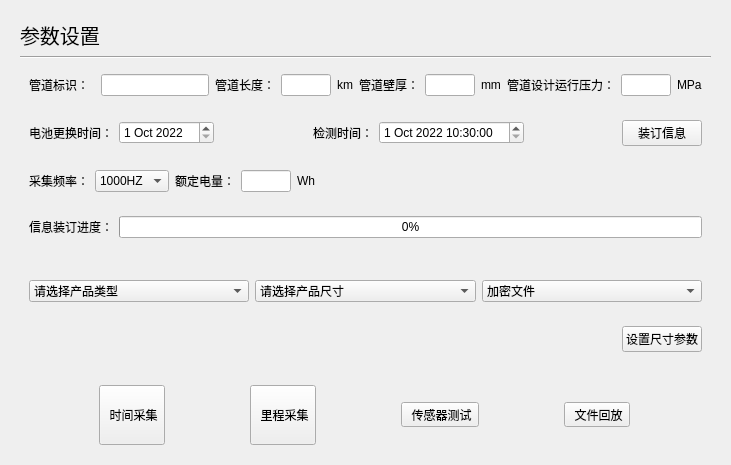
         <widget class="QWidget" name="ParameterConfigPage">
          <layout class="QVBoxLayout" name="verticalLayout_10">
           <item>
            <widget class="QWidget" name="widget_11" native="true">
             <layout class="QVBoxLayout" name="verticalLayout_8">
              <item>
               <widget class="QLabel" name="label_43">
                <property name="font">
                 <font>
                  <family>华文楷体</family>
                  <pointsize>-1</pointsize>
                  <italic>false</italic>
                  <bold>false</bold>
                 </font>
                </property>
                <property name="styleSheet">
                 <string notr="true">QLabel{font: 20px;}</string>
                </property>
                <property name="text">
                 <string>参数设置</string>
                </property>
               </widget>
              </item>
              <item>
               <widget class="Line" name="line_3">
                <property name="orientation">
                 <enum>Qt::Horizontal</enum>
                </property>
               </widget>
              </item>
              <item>
               <widget class="QWidget" name="widget_6" native="true">
                <layout class="QHBoxLayout" name="horizontalLayout_10">
                 <item>
                  <widget class="QLabel" name="label_31">
                   <property name="text">
                    <string>管道标识：</string>
                   </property>
                  </widget>
                 </item>
                 <item>
                  <widget class="QWidget" name="widget_10" native="true">
                   <widget class="QLabel" name="label_26">
                    <property name="geometry">
                     <rect>
                      <x>60</x>
                      <y>10</y>
                      <width>53</width>
                      <height>16</height>
                     </rect>
                    </property>
                    <property name="text">
                     <string>参数设置</string>
                    </property>
                   </widget>
                  </widget>
                 </item>
                 <item>
                  <widget class="QLineEdit" name="pipeLabelEdit">
                   <property name="maximumSize">
                    <size>
                     <width>120</width>
                     <height>16777215</height>
                    </size>
                   </property>
                  </widget>
                 </item>
                 <item>
                  <widget class="QLabel" name="label_32">
                   <property name="text">
                    <string>管道长度：</string>
                   </property>
                  </widget>
                 </item>
                 <item>
                  <widget class="QLineEdit" name="pipeLengthEdit">
                   <property name="maximumSize">
                    <size>
                     <width>50</width>
                     <height>16777215</height>
                    </size>
                   </property>
                  </widget>
                 </item>
                 <item>
                  <widget class="QLabel" name="label_33">
                   <property name="text">
                    <string>km</string>
                   </property>
                  </widget>
                 </item>
                 <item>
                  <widget class="QLabel" name="label_34">
                   <property name="text">
                    <string>管道壁厚：</string>
                   </property>
                  </widget>
                 </item>
                 <item>
                  <widget class="QLineEdit" name="pipeThicknessEdit">
                   <property name="maximumSize">
                    <size>
                     <width>50</width>
                     <height>16777215</height>
                    </size>
                   </property>
                  </widget>
                 </item>
                 <item>
                  <widget class="QLabel" name="label_35">
                   <property name="text">
                    <string>mm</string>
                   </property>
                  </widget>
                 </item>
                 <item>
                  <widget class="QLabel" name="label_36">
                   <property name="text">
                    <string>管道设计运行压力：</string>
                   </property>
                  </widget>
                 </item>
                 <item>
                  <widget class="QLineEdit" name="pressureEdit">
                   <property name="maximumSize">
                    <size>
                     <width>50</width>
                     <height>16777215</height>
                    </size>
                   </property>
                  </widget>
                 </item>
                 <item>
                  <widget class="QLabel" name="label_37">
                   <property name="text">
                    <string>MPa</string>
                   </property>
                  </widget>
                 </item>
                </layout>
               </widget>
              </item>
              <item>
               <widget class="QWidget" name="widget_7" native="true">
                <layout class="QHBoxLayout" name="horizontalLayout_11">
                 <item>
                  <widget class="QLabel" name="label_42">
                   <property name="text">
                    <string>电池更换时间：</string>
                   </property>
                  </widget>
                 </item>
                 <item>
                  <widget class="QDateEdit" name="batteryDateEdit">
                   <property name="date">
                    <date>
                     <year>2022</year>
                     <month>10</month>
                     <day>1</day>
                    </date>
                   </property>
                  </widget>
                 </item>
                 <item>
                  <spacer name="horizontalSpacer_9">
                   <property name="orientation">
                    <enum>Qt::Horizontal</enum>
                   </property>
                   <property name="sizeHint" stdset="0">
                    <size>
                     <width>40</width>
                     <height>20</height>
                    </size>
                   </property>
                  </spacer>
                 </item>
                 <item>
                  <widget class="QLabel" name="label_38">
                   <property name="text">
                    <string>检测时间：</string>
                   </property>
                  </widget>
                 </item>
                 <item>
                  <widget class="QDateTimeEdit" name="workDateTimeEdit">
                   <property name="dateTime">
                    <datetime>
                     <hour>10</hour>
                     <minute>30</minute>
                     <second>0</second>
                     <year>2022</year>
                     <month>10</month>
                     <day>1</day>
                    </datetime>
                   </property>
                   <property name="time">
                    <time>
                     <hour>10</hour>
                     <minute>30</minute>
                     <second>0</second>
                    </time>
                   </property>
                  </widget>
                 </item>
                 <item>
                  <spacer name="horizontalSpacer_10">
                   <property name="orientation">
                    <enum>Qt::Horizontal</enum>
                   </property>
                   <property name="sizeHint" stdset="0">
                    <size>
                     <width>40</width>
                     <height>20</height>
                    </size>
                   </property>
                  </spacer>
                 </item>
                 <item>
                  <widget class="QPushButton" name="bindBtn">
                   <property name="text">
                    <string>装订信息</string>
                   </property>
                  </widget>
                 </item>
                </layout>
               </widget>
              </item>
              <item>
               <widget class="QWidget" name="widget_8" native="true">
                <layout class="QHBoxLayout" name="horizontalLayout_12">
                 <item>
                  <widget class="QLabel" name="label_39">
                   <property name="text">
                    <string>采集频率：</string>
                   </property>
                  </widget>
                 </item>
                 <item>
                  <widget class="QComboBox" name="FrequencyComboBox">
                   <property name="currentIndex">
                    <number>3</number>
                   </property>
                   <item>
                    <property name="text">
                     <string>1HZ</string>
                    </property>
                   </item>
                   <item>
                    <property name="text">
                     <string>10HZ</string>
                    </property>
                   </item>
                   <item>
                    <property name="text">
                     <string>100HZ</string>
                    </property>
                   </item>
                   <item>
                    <property name="text">
                     <string>1000HZ</string>
                    </property>
                   </item>
                   <item>
                    <property name="text">
                     <string>2000HZ</string>
                    </property>
                   </item>
                  </widget>
                 </item>
                 <item>
                  <widget class="QLabel" name="label_40">
                   <property name="text">
                    <string>额定电量：</string>
                   </property>
                  </widget>
                 </item>
                 <item>
                  <widget class="QLineEdit" name="PowerEdit">
                   <property name="maximumSize">
                    <size>
                     <width>50</width>
                     <height>16777215</height>
                    </size>
                   </property>
                  </widget>
                 </item>
                 <item>
                  <widget class="QLabel" name="label_41">
                   <property name="text">
                    <string>Wh</string>
                   </property>
                  </widget>
                 </item>
                 <item>
                  <spacer name="horizontalSpacer_3">
                   <property name="orientation">
                    <enum>Qt::Horizontal</enum>
                   </property>
                   <property name="sizeHint" stdset="0">
                    <size>
                     <width>40</width>
                     <height>20</height>
                    </size>
                   </property>
                  </spacer>
                 </item>
                </layout>
               </widget>
              </item>
              <item>
               <widget class="QWidget" name="widget_13" native="true">
                <layout class="QHBoxLayout" name="horizontalLayout_15">
                 <item>
                  <widget class="QLabel" name="label_46">
                   <property name="text">
                    <string>信息装订进度：</string>
                   </property>
                  </widget>
                 </item>
                 <item>
                  <widget class="QProgressBar" name="bindingBar">
                   <property name="value">
                    <number>0</number>
                   </property>
                  </widget>
                 </item>
                </layout>
               </widget>
              </item>
             </layout>
            </widget>
           </item>
           <item>
            <widget class="QWidget" name="widget_14" native="true">
             <layout class="QVBoxLayout" name="verticalLayout_9">
              <item>
               <widget class="QWidget" name="widget_9" native="true">
                <layout class="QHBoxLayout" name="horizontalLayout_13">
                 <item>
                  <widget class="QComboBox" name="pipeTypecomboBox">
                   <item>
                    <property name="text">
                     <string>请选择产品类型</string>
                    </property>
                   </item>
                   <item>
                    <property name="text">
                     <string>变形</string>
                    </property>
                   </item>
                   <item>
                    <property name="text">
                     <string>漏磁</string>
                    </property>
                   </item>
                  </widget>
                 </item>
                 <item>
                  <widget class="QComboBox" name="pipeSizecomboBox">
                   <item>
                    <property name="text">
                     <string>请选择产品尺寸</string>
                    </property>
                   </item>
                   <item>
                    <property name="text">
                     <string>8inch</string>
                    </property>
                   </item>
                   <item>
                    <property name="text">
                     <string>10inch</string>
                    </property>
                   </item>
                   <item>
                    <property name="text">
                     <string>12inch</string>
                    </property>
                   </item>
                   <item>
                    <property name="text">
                     <string>14inch</string>
                    </property>
                   </item>
                  </widget>
                 </item>
                 <item>
                  <widget class="QComboBox" name="encryptStatComboBox">
                   <item>
                    <property name="text">
                     <string>加密文件</string>
                    </property>
                   </item>
                   <item>
                    <property name="text">
                     <string>未加密文件</string>
                    </property>
                   </item>
                  </widget>
                 </item>
                </layout>
               </widget>
              </item>
              <item>
               <widget class="QWidget" name="widget_15" native="true">
                <layout class="QHBoxLayout" name="horizontalLayout_16">
                 <item>
                  <spacer name="horizontalSpacer_2">
                   <property name="orientation">
                    <enum>Qt::Horizontal</enum>
                   </property>
                   <property name="sizeHint" stdset="0">
                    <size>
                     <width>40</width>
                     <height>20</height>
                    </size>
                   </property>
                  </spacer>
                 </item>
                 <item>
                  <widget class="QPushButton" name="setParametersBtn">
                   <property name="text">
                    <string>设置尺寸参数</string>
                   </property>
                  </widget>
                 </item>
                </layout>
               </widget>
              </item>
             </layout>
            </widget>
           </item>
           <item>
            <widget class="QWidget" name="widget_17" native="true">
             <layout class="QHBoxLayout" name="horizontalLayout_18">
              <item>
               <widget class="QToolButton" name="CollectByTimeBtn">
                <property name="sizePolicy">
                 <sizepolicy hsizetype="Fixed" vsizetype="Fixed">
                  <horstretch>1</horstretch>
                  <verstretch>0</verstretch>
                 </sizepolicy>
                </property>
                <property name="minimumSize">
                 <size>
                  <width>60</width>
                  <height>60</height>
                 </size>
                </property>
                <property name="text">
                 <string> 时间采集</string>
                </property>
                <property name="icon">
                 <iconset resource="../../src.qrc">
                  <normaloff>:/uidemo08/dataCollectingIcon_files/1-2004121Z917.png</normaloff>:/uidemo08/dataCollectingIcon_files/1-2004121Z917.png</iconset>
                </property>
                <property name="iconSize">
                 <size>
                  <width>42</width>
                  <height>42</height>
                 </size>
                </property>
                <property name="toolButtonStyle">
                 <enum>Qt::ToolButtonTextBesideIcon</enum>
                </property>
               </widget>
              </item>
              <item>
               <widget class="QToolButton" name="CollectByDistanceBtn">
                <property name="sizePolicy">
                 <sizepolicy hsizetype="Fixed" vsizetype="Fixed">
                  <horstretch>1</horstretch>
                  <verstretch>0</verstretch>
                 </sizepolicy>
                </property>
                <property name="minimumSize">
                 <size>
                  <width>60</width>
                  <height>60</height>
                 </size>
                </property>
                <property name="text">
                 <string> 里程采集</string>
                </property>
                <property name="icon">
                 <iconset resource="../../src.qrc">
                  <normaloff>:/uidemo08/dataCollectingIcon_files/1-200412191103.png</normaloff>:/uidemo08/dataCollectingIcon_files/1-200412191103.png</iconset>
                </property>
                <property name="iconSize">
                 <size>
                  <width>42</width>
                  <height>42</height>
                 </size>
                </property>
                <property name="toolButtonStyle">
                 <enum>Qt::ToolButtonTextBesideIcon</enum>
                </property>
               </widget>
              </item>
              <item>
               <widget class="QToolButton" name="testPanelBtn">
                <property name="sizePolicy">
                 <sizepolicy hsizetype="Fixed" vsizetype="Fixed">
                  <horstretch>1</horstretch>
                  <verstretch>0</verstretch>
                 </sizepolicy>
                </property>
                <property name="text">
                 <string> 传感器测试</string>
                </property>
                <property name="icon">
                 <iconset resource="../../src.qrc">
                  <normaloff>:/uidemo08/dataCollectingIcon_files/1-200412191038.png</normaloff>:/uidemo08/dataCollectingIcon_files/1-200412191038.png</iconset>
                </property>
                <property name="iconSize">
                 <size>
                  <width>42</width>
                  <height>42</height>
                 </size>
                </property>
                <property name="toolButtonStyle">
                 <enum>Qt::ToolButtonTextBesideIcon</enum>
                </property>
               </widget>
              </item>
              <item>
               <widget class="QToolButton" name="displayBtn">
                <property name="sizePolicy">
                 <sizepolicy hsizetype="Fixed" vsizetype="Fixed">
                  <horstretch>1</horstretch>
                  <verstretch>0</verstretch>
                 </sizepolicy>
                </property>
                <property name="text">
                 <string> 文件回放</string>
                </property>
                <property name="icon">
                 <iconset resource="../../src.qrc">
                  <normaloff>:/uidemo08/dataCollectingIcon_files/1-200412191023.png</normaloff>:/uidemo08/dataCollectingIcon_files/1-200412191023.png</iconset>
                </property>
                <property name="iconSize">
                 <size>
                  <width>42</width>
                  <height>42</height>
                 </size>
                </property>
                <property name="toolButtonStyle">
                 <enum>Qt::ToolButtonTextBesideIcon</enum>
                </property>
               </widget>
              </item>
             </layout>
            </widget>
           </item>
          </layout>
         </widget>
